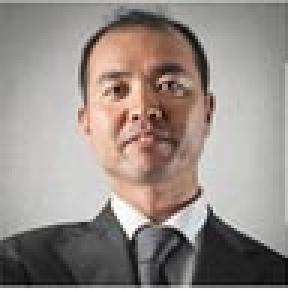
%> input picture Test/70.jpg, 96 x 97 px (shown 3 times larger)
$ octave example.m   (GNU Octave 9; MATLAB toolbox functions it lacks are replaced by stand-ins)
%> lines starting %> are read from the running program, lines starting %| are printed output that depends on the picture
### elm_AE.m
function [Y,P,TrainingTime,TestingTime,TrainingAccuracy,TestingAccuracy] = elm_AE(Tinputs,Tsinputs,NumberofHiddenNeurons,ActivationFunction,D_ratio,DB,frame)
% Input:
% Tinputs               - training data set
% Tsinputs              - testing data set
% NumberofHiddenNeurons - Number of hidden neurons assigned to the ELM
% D_ratio               - the ratio of noising features in each input frame
                        % ex: D_ratio =0.6 : 60% = gaussian noise  is added with  each input frame
% DB                    - the power of white gaussian noise in decibels
% ActivationFunction    - Type of activation function:
%                           'sig' for Sigmoidal function
%                           'sin' for Sine function
%                           'hardlim' for Hardlim function
%                           'tribas' for Triangular basis function
%                           'radbas' for Radial basis function (for additive type of SLFNs instead of RBF type of SLFNs)
% frame                 - divide data into frames to add different type of noise
% Output:
% TrainingTime          - Time (seconds) spent on training ELM
% TestingTime           - Time (seconds) spent on predicting ALL testing data
% TrainingAccuracy      - Training accuracy: RMSE
% TestingAccuracy       - Testing accuracy: RMSE
%
%
%
    %%%%    Authors:        TAREK BERGHOUT
    %%%%    BATNA 2 TECHNOLOGICAL UNIVERSITY, ALGERIA
    %%%%    EMAIL:          berghouttarek@gmail.com


%%%%%%%%%%% scale training dataset
T=Tinputs';T = scaledata(T,0,1);% memorize originale copy of the input and use it as a target
P=Tinputs';
%%%%%%%%%%% scale training dataset
TV.T=Tsinputs';TV.T = scaledata(TV.T,0,1);% memorize originale copy of the input and use it as a target
TV.P=Tsinputs';TV.P = scaledata(TV.P,0,1);% temporal input
TVT=TV.T;%save acopy as an output of the function

%%%%% in the 1st and 2nd step we will corrupte the temporal input%%%%%%%%%
PtNoise=zeros(size(P));
i=1;
while i < size(P,2)-frame
gen=randi([0,1],1,1);
PNoise=[];

%%% 1st step: generate set of indexes to set some input's values to zero later
%%% (here we set them randomly and you can choose them by probability)%%%
[zeroind] = dividerand(size(P,1),1-D_ratio,0,D_ratio);% generate indexes
%%% 2nd step: add gaussian noise
if gen==1
Noise=wgn(1,size(P,1),DB)';% generate white gaussian noise
else
Noise=zeros(1,size(P,1))';
end

for j=1:frame;%copy  noise
PNoise=[PNoise Noise];
end
if gen==1
for j=1:length(zeroind);% set to zero
    PNoise(zeroind(j),:)=0;
    P(zeroind(j),i:i+frame)=0;
end
end

PtNoise(:,i:i+frame-1)=PNoise;
i=i+frame;
end

P=P+PtNoise; % add gauussian noise (corrupte the input)
P = scaledata(P,0,1);% corrupted input
%%%%%%%%%%%%
NumberofTrainingData=size(P,2);
NumberofTestingData=size(TV.P,2);
NumberofInputNeurons=size(P,1);
%%%%%%%%%%% Calculate weights & biases
start_time_train=cputime;
%%%%%%%%%%% Random generate input weights InputWeight (w_i) and biases BiasofHiddenNeurons (b_i) of hidden neurons
InputWeight=rand(NumberofHiddenNeurons,NumberofInputNeurons)*2-1;
BiasofHiddenNeurons=rand(NumberofHiddenNeurons,1);
tempH=InputWeight*P;
%clear P;                                            %   Release input of training data
ind=ones(1,NumberofTrainingData);
BiasMatrix=BiasofHiddenNeurons(:,ind);              %   Extend the bias matrix BiasofHiddenNeurons to match the demention of H
tempH=tempH+BiasMatrix;

%%%%%%%%%%% Calculate hidden neuron output matrix H
switch lower(ActivationFunction)
    case {'sig','sigmoid'}
        %%%%%%%% Sigmoid
        H = 1 ./ (1 + exp(-tempH));
    case {'sin','sine'}
        %%%%%%%% Sine
        H = sin(tempH);
    case {'hardlim'}
        %%%%%%%% Hard Limit
        H = double(hardlim(tempH));
    case {'tribas'}
        %%%%%%%% Triangular basis function
        H = tribas(tempH);
    case {'radbas'}
        %%%%%%%% Radial basis function
        H = radbas(tempH);
        %%%%%%%% More activation functions can be added here
end
clear tempH;                                        %   Release the temparary array for calculation of hidden neuron output matrix H

%%%%%%%%%%% Calculate output weights OutputWeight (beta_i)
OutputWeight=pinv(H') * T';                            % implementation without regularization factor //refer to 2006 Neurocomputing paper
%OutputWeight=inv(eye(size(H,1))/C+H * H') * H * T';   % faster method 1 //refer to 2012 IEEE TSMC-B paper
%OutputWeight=(eye(size(H,1))/C+H * H') \ H * T';      % faster method 2 //refer to 2012 IEEE TSMC-B paper

%If you use faster methods or kernel method, PLEASE CITE in your paper properly:

end_time_train=cputime;
TrainingTime=end_time_train-start_time_train;        %   Calculate CPU time (seconds) spent for training ELM

%%%%%%%%%%% Calculate the training accuracy
Y=(H' * OutputWeight)'    ;                          %   Y: the actual output of the corrupted training data

    TrainingAccuracy=sqrt(mse(T - Y)) ;              %   Calculate training accuracy (RMSE)
%%%%%%%%%%%%%

%%%%% testing phase

%%%%%%%%%%% Calculate the output of testing input
start_time_test=cputime;
tempH_test=InputWeight*TV.P;
clear TV.P; %   Release input of testing data
ind=ones(1,NumberofTestingData);
BiasMatrix=BiasofHiddenNeurons(:,ind);              %   Extend the bias matrix BiasofHiddenNeurons to match the demention of H
tempH_test=tempH_test + BiasMatrix;
switch lower(ActivationFunction)
    case {'sig','sigmoid'}
        %%%%%%%% Sigmoid
        H_test = 1 ./ (1 + exp(-tempH_test));
    case {'sin','sine'}
        %%%%%%%% Sine
        H_test = sin(tempH_test);
    case {'hardlim'}
        %%%%%%%% Hard Limit
        H_test = hardlim(tempH_test);
    case {'tribas'}
        %%%%%%%% Triangular basis function
        H_test = tribas(tempH_test);
    case {'radbas'}
        %%%%%%%% Radial basis function
        H_test = radbas(tempH_test);
        %%%%%%%% More activation functions can be added here
end
TY=(H_test' * OutputWeight)';                        %   TY: the actual output of the corrupted testing data
end_time_test=cputime;
TestingTime=end_time_test-start_time_test;           %   Calculate CPU time (seconds) spent by ELM predicting the whole testing data
TestingAccuracy=sqrt(mse(TV.T - TY)) ;               %   Calculate testing accuracy (RMSE)
end

### example.m
clear all
clc
%%%%%%%%%% build your dataset by loading your images%%%%%%
%%%%%%load training data
pathname        = uigetdir;
%> the answer given: Test
allfiles        = dir(fullfile(pathname,'*.jpg'));
xtr=[];% initialize training inputs
gamma=[96 97];% size of each image
for i=1:size(allfiles,1)
x=imread([pathname '\\' allfiles(i).name]);
%> x is the input picture: size 97x96x3 uint8; mean R, G, B 151.8, 142.2, 137.3
x=imresize(x,gamma);
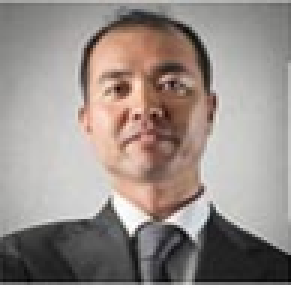
%> x: size 96x97x3 uint8 (shown 3 times larger); mean R, G, B 151.8, 142.2, 137.3; mean of the top-left, top-right, bottom-left and bottom-right quarters 162.7, 142.3, 141.5, 128.9
x=rgb2gray(x);
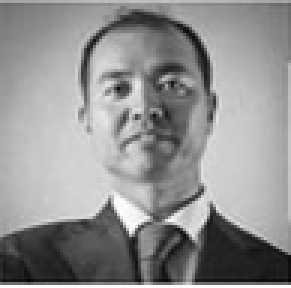
%> x: size 96x97 uint8 (shown 3 times larger); min 1, max 255, mean 144.6
x=double(x);
%> x: size 96x97 double
xtr=[xtr; x];% training set building
end
%> pass 2 of the loop `for i=1:size(allfiles,1)`:
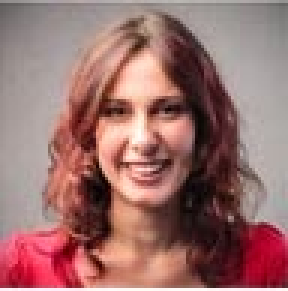
%> input picture Test/71.jpg, 96 x 97 px (shown 3 times larger)
%> x is the input picture: size 97x96x3 uint8; mean R, G, B 154.5, 111.5, 108.6
%> `x=rgb2gray(x);`:
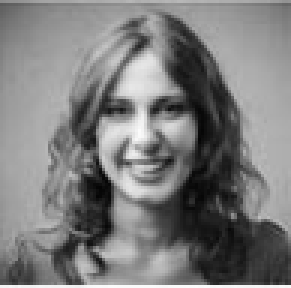
%> x: size 96x97 uint8 (shown 3 times larger); min 4, max 251, mean 124
%> `xtr=[xtr; x];`:
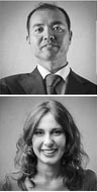
%> xtr: size 192x97 double; min 1, max 255, mean 134.3
%%%%%%load testing data
pathname        = uigetdir;
%> the answer given: Test
allfiles        = dir(fullfile(pathname,'*.jpg'));
xts=[];% initialize testing inputs
for i=1:size(allfiles,1)
x=imread([pathname '\\' allfiles(i).name]);
x=imresize(x,gamma);
x=rgb2gray(x);
x=double(x);
xts=[xts; x];% testing set building
end
%> pass 2 of the loop `for i=1:size(allfiles,1)`:

%%%%%%% algorithm parameters%%%%%
NumberofHiddenNeurons=500;
D_ratio=0.35;%the ratio of denoised features from each input
DB=1;% the power of white gaussian noise in decibels
ActivationFunction='sig';
frame=55;%
%%%% train and test%%%%
[regenerated,corrupted,TrainingTime,TestingTime,TrainingAccuracy,TestingAccuracy] = elm_AE(xtr,xts,NumberofHiddenNeurons,ActivationFunction,D_ratio,DB,frame);
%> in elm_AE, `T=Tinputs'`:
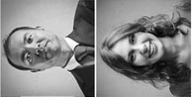
%> T: size 97x192 double; min 1, max 255, mean 134.3; mean of the top-left, top-right, bottom-left and bottom-right quarters 153, 139.5, 136.3, 108.8
%> the run ends on the next line
